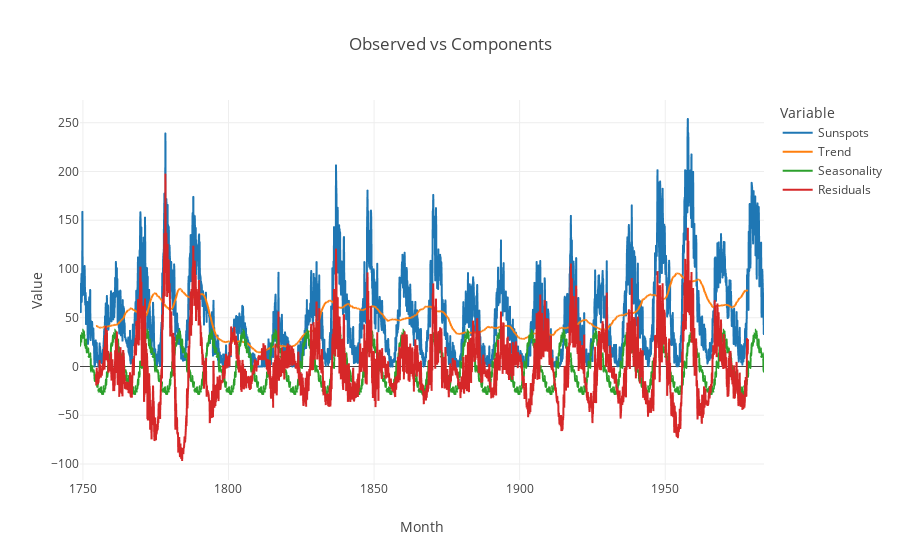

The notebook cell saved with this chart:
### Code cell
ilinechart(melty, 'Month', 'Value', groups='Variable', title='Observed vs Components')

### Figure 1 — Plotly figure (JSON) as saved in the notebook; plotly's stock layout.template omitted (floating-point values rounded to 4 significant figures; data arrays with more than 128 entries replaced by an {"elided": "..."} marker saying what was removed)
{"data": [{"hovertemplate": "Variable=Sunspots<br>Month=%{x}<br>Value=%{y}<extra></extra>", "legendgroup": "Sunspots", "line": {"color": "#1F77B4", "dash": "solid"}, "mode": "lines", "name": "Sunspots", "showlegend": true, "type": "scattergl", "x": {"elided": "2820 str values"}, "xaxis": "x", "y": {"elided": "2820 float values"}, "yaxis": "y"}, {"hovertemplate": "Variable=Trend<br>Month=%{x}<br>Value=%{y}<extra></extra>", "legendgroup": "Trend", "line": {"color": "#FF7F0E", "dash": "solid"}, "mode": "lines", "name": "Trend", "showlegend": true, "type": "scattergl", "x": {"elided": "2820 str values"}, "xaxis": "x", "y": {"elided": "2820 float values"}, "yaxis": "y"}, {"hovertemplate": "Variable=Seasonality<br>Month=%{x}<br>Value=%{y}<extra></extra>", "legendgroup": "Seasonality", "line": {"color": "#2CA02C", "dash": "solid"}, "mode": "lines", "name": "Seasonality", "showlegend": true, "type": "scattergl", "x": {"elided": "2820 str values"}, "xaxis": "x", "y": {"elided": "2820 float values"}, "yaxis": "y"}, {"hovertemplate": "Variable=Residuals<br>Month=%{x}<br>Value=%{y}<extra></extra>", "legendgroup": "Residuals", "line": {"color": "#D62728", "dash": "solid"}, "mode": "lines", "name": "Residuals", "showlegend": true, "type": "scattergl", "x": {"elided": "2820 str values"}, "xaxis": "x", "y": {"elided": "2820 float values"}, "yaxis": "y"}], "layout": {"legend": {"title": {"text": "Variable"}, "tracegroupgap": 0}, "title": {"text": "Observed vs Components", "x": 0.5}, "xaxis": {"anchor": "y", "domain": [0, 1], "title": {"text": "Month"}}, "yaxis": {"anchor": "x", "domain": [0, 1], "title": {"text": "Value"}}}}
